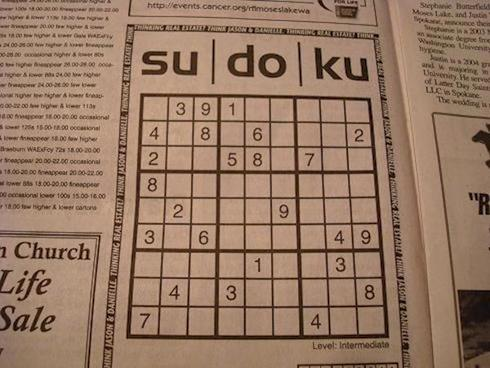
//> input picture puzzle4.jpg, 490 x 368 px
$ ./main   (built with g++ and OpenCV 4)
//> lines starting //> are read from the running program, lines starting //| are printed output that depends on the picture
### Sudoku-Solver/PuzzleCompleter.h
//
//  PuzzleCompleter.h
//  Sudoku-Solver
//
//  Created by Mickey on 12/29/15.
//  Copyright (c) 2015 Mickey. All rights reserved.
//

#ifndef Sudoku_Solver_PuzzleCompleter_h
#define Sudoku_Solver_PuzzleCompleter_h

#include "opencv2/core/core.hpp"

class PuzzleCompleter {

private:


public:

    PuzzleCompleter() {

    }

    // [24 lines left out: function complete, not called in this run]


};

#endif

### Sudoku-Solver/PuzzleReader.h
//
//  PuzzleReader.h
//  Sudoku-Solver
//
//  Created by Mickey on 12/26/15.
//  Copyright (c) 2015 Mickey. All rights reserved.
//

#ifndef Sudoku_Solver_PuzzleReader_h
#define Sudoku_Solver_PuzzleReader_h

#include <vector>
using std::vector;

#include "DigitRecognizer.h"
#include "Utils.h"

#include "opencv2/core/core.hpp"

/**
 * Reads the numbers and blanks from a 9x9 sudoku puzzle that
 * has already been extracted from an image by the PuzzleExtractor
 */
class PuzzleReader {

private:

    Mat _puzzle;
    const DigitRecognizer& _digitRecognizer;
    ImageDisplay _disp;

public:

    PuzzleReader( const Mat& puzzle , const DigitRecognizer& digitRecognizer ) :
        _puzzle( puzzle )
        , _digitRecognizer( digitRecognizer ) {

    }

    // [44 lines left out: function getDigits, not called in this run]

};

#endif

### Sudoku-Solver/DigitRecognizer.h
//
//  DigitRecognizer.h
//  Sudoku-Solver
//
//  Created by Mickey on 12/25/15.
//  Copyright (c) 2015 Mickey. All rights reserved.
//

#ifndef Sudoku_Solver_DigitRecognizer_h
#define Sudoku_Solver_DigitRecognizer_h

#include <iostream>
using std::cout;
using std::endl;

#include <fstream>
using std::ifstream;

#include <vector>
using std::vector;

#include <string>
using std::string;

#include <sstream>
using std::ostringstream;

#include "Utils.h"

#include "opencv2/core/core.hpp"
using cv::Mat;
using cv::Scalar;
using cv::FileStorage;

#include "opencv2/ml/ml.hpp"


/**
 * A neural network trained by the MNIST dataset to
 * recognize digits.
 */
class DigitRecognizer {

friend int main( int argc , const char * argv[] );

private:

    struct TrainingDatum {
        int numRows;
        int numCols;
        unsigned char numericLabel;
        Mat image;
        Mat label;

        // [22 lines left out: functions TrainingDatum, display, not called in this run]
    };

    vector< TrainingDatum > _trainingData;
    vector< TrainingDatum > _testData;

    cv::Ptr<cv::ml::ANN_MLP> _neuralNetwork;

    // [11 lines left out: function readInt, not called in this run]

    void readByte( ifstream& ifs , unsigned char& rtn ) {
        rtn = static_cast<unsigned char>( ifs.get() );
    }

    /**
     * Reads an image with the given dimensions into the
     * given buffer.
     */
    // [15 lines left out: functions readImage, setLabel, not called in this run]

    /**
     * Reads in the training data for the digit classifier
     */
    // [17 lines left out: function readTrainingData, not called in this run]

    /**
     * Reads in the test data for the digit classifier
     */
    // [15 lines left out: function readTestData, not called in this run]

public:

    DigitRecognizer() {
        _neuralNetwork = cv::ml::ANN_MLP::create();
    }

    /**
     * Loads the weights of the digit recognition neural network so that
     * it doesn't have to be trained (a time-consuming effort)
     */
    void load( const string& filename ) {
        FileStorage fs( filename , FileStorage::READ );
        _neuralNetwork->read( fs.root() );
    }

    /**
     * Saves the weights of the neural network so that it doesn't
     * have to be trained again in future iterations.
     */
    // [76 lines left out: functions save, train, test, not called in this run]

    /**
     * Takes an image as a 28x28 grid of pixels and outputs the
     * neural network's prediction as to what number it is (0-9).
     */
    int predict( const Mat& img ) const {
        return static_cast<int>( _neuralNetwork->predict( img ) );
    }


};

#endif

### Sudoku-Solver/Utils.h
//
//  Utils.h
//  Sudoku-Solver
//
//  Created by Mickey on 12/25/15.
//  Copyright (c) 2015 Mickey. All rights reserved.
//

#ifndef Sudoku_Solver_Utils_h
#define Sudoku_Solver_Utils_h

#include "opencv2/core/core.hpp"
using cv::Mat;

#include "opencv2/highgui/highgui.hpp"
using cv::imshow;
using cv::waitKey;
using cv::destroyWindow;

class ImageDisplay {

private:
    bool _on;
    bool _destroyAfterShow;


public:
    ImageDisplay( bool on = true , bool destroyAfterShow = true ) :
          _on( on )
        , _destroyAfterShow( destroyAfterShow ) {
    }

    void enable() {
        _on = true;
    }

    void disable() {
        _on = false;
    }

    void setDestroyAfterShowing( bool value ) {
        _destroyAfterShow = value;
    }

    void showImage( const string& windowName , const Mat& im ) const {
        if ( _on ) {
            imshow( windowName , im );
            waitKey( 0 );
            if ( _destroyAfterShow ) {
                destroyWindow( windowName );
            }
        }
    }
};

#endif

### Sudoku-Solver/PuzzleExtractor.h
//
//  GridExtractor.h
//  Sudoku-Solver
//
//  Created by Mickey on 12/12/15.
//  Copyright (c) 2015 Mickey. All rights reserved.
//

#ifndef Sudoku_Solver_GridExtractor_h
#define Sudoku_Solver_GridExtractor_h

#include <iostream>
using std::cout;
using std::endl;

#include <algorithm>
using std::max;

#include <cmath>
using std::sqrt;

#include "Utils.h"

#include "opencv2/opencv.hpp"
using namespace cv;

/**
 * Extracts the 9x9 grid from a Sudoku puzzle
 */
class PuzzleExtractor {

private:
    const Mat _puzzle;
    ImageDisplay _disp;

    void invertImage( const Mat& image , Mat& destImage ) {

        //blur the image to make it easier to extract gridlines
        Mat blurred = Mat( image.size() , CV_8UC1 );
        GaussianBlur( image , blurred , Size(11,11) , 0 );
        _disp.showImage( "Blurred Puzzle" , blurred );

        //Turn the image into black-and-white by setting a threshold
        //value at which we set a pixel as black or white
        destImage = Mat( _puzzle.size() , CV_8UC1 );
        adaptiveThreshold( blurred , destImage , 255 , ADAPTIVE_THRESH_MEAN_C , THRESH_BINARY , 5 , 2 );
        _disp.showImage( "Outer Box" , destImage );

        //invert the image so that everything that is not whitespace
        //becomes white and all the whitespace becomes black
        bitwise_not( destImage , destImage );
        _disp.showImage( "Inverted Outer Box" , destImage );
    }

    void drawLine( Vec2f& line , Mat& img , Scalar rgb = CV_RGB( 0 , 0 , 255 ) , int thickness = 1 ) {
        Point start;
        Point end;
        if ( line[ 1 ] != 0 ) {
            float slope = -1 / tan( line[ 1 ] );
            float intercept = line[ 0 ]/sin( line[ 1 ] );
            start = Point( 0 , intercept );
            end = Point( img.size().width , slope*img.size().width + intercept );
        }
        else {
            start = Point( line[ 0 ] , 0 );
            end = Point( line[ 0 ] , img.size().height );
        }
        cv::line( img , start , end , rgb , thickness );
    }

    void mergeRelatedLines( vector<Vec2f>* lines , Mat& img ) {

        //check lines pair by pair and merge them together if they are close
        //enough together. We indicate a line has been merged by setting
        //its r value to 0 and theta to -100.
        for ( auto current = lines->begin() ; current != lines->end() ; ++current ) {
            if ( (*current)[ 0 ] == 0 && (*current)[ 1 ] == -100 ) {
                continue;
            }

            float rCurrent = (*current)[ 0 ];
            float thetaCurrent = (*current)[ 1 ];

            //find 2 endpoints of the line.
            //if the line is more vertical than it is horizontal, then
            //we pick the endpoints using x=0 and x=width
            //if the line is more horizontal than vertical, then we pick
            //the endpoints using y=0 and y=height
            //this ensures that both dimensions of the image are completely
            //covered in this range
            Point p1Current;
            Point p2Current;
            if ( thetaCurrent > CV_PI/180*45 && thetaCurrent < CV_PI/180*135 ) {
                p1Current.x = 0;
                p1Current.y = rCurrent/sin(thetaCurrent);
                p2Current.x = img.size().width;
                p2Current.y = -p2Current.x/tan(thetaCurrent) + rCurrent/sin(thetaCurrent);
            }
            else {
                p1Current.y = 0;
                p1Current.x = rCurrent/cos(thetaCurrent);
                p2Current.y = img.size().height;
                p2Current.x = -p2Current.y/tan(thetaCurrent) + rCurrent/cos(thetaCurrent);
            }

            for ( auto next = current+1 ; next <= lines->end() ; ++next ) {

                //check if the two lines are close together - which means
                //their r values are within 20 units of each other and
                //theta values are within 10 degrees of each other.
                if ( fabs((*next)[0] - (*current)[0]) < 20 &&
                    fabs((*next)[1] - (*current)[1]) < CV_PI/180*10 ) {

                    float rNext = (*next)[0];
                    float thetaNext = (*next)[1];

                    //find 2 endpoints of the next line
                    Point p1Next;
                    Point p2Next;
                    if ( thetaNext > CV_PI/180*45 && thetaNext < CV_PI/180*135 ) {
                        p1Next.x = 0;
                        p1Next.y = rNext/sin(thetaNext);
                        p2Next.x = img.size().width;
                        p2Next.y = -p2Next.x/tan(thetaNext) + rNext/sin(thetaNext);
                    }
                    else {
                        p1Next.y = 0;
                        p1Next.x = rNext/cos(thetaNext);
                        p2Next.y = img.size().height;
                        p2Next.x = -p2Next.y/tan(thetaNext) + rNext/cos(thetaNext);
                    }

                    //merge the two lines together only if their endpoints
                    //are close together as well
                    double dx1 = p1Next.x - p1Current.x;
                    double dy1 = p1Next.y - p1Current.y;
                    double dx2 = p2Next.x - p2Current.x;
                    double dy2 = p2Next.y - p2Current.y;
                    if ( dx1*dx1 + dy1*dy1 < 64*64 && dx2*dx2 + dy2*dy2 < 64*64 ) {
                        (*current)[ 0 ] = ((*current)[0] + (*next)[0])/2;
                        (*current)[ 1 ] = ((*current)[1] + (*next)[1])/2;
                        (*next)[0] = 0;
                        (*next)[1] = -100;
                    }
                }
            }
        }
    }

public:

    PuzzleExtractor( const Mat& puzzle ) : _puzzle( puzzle ) {
        _disp.disable();
    }

    Mat extractPuzzle() {
        Mat outerBox = Mat( _puzzle.size() , CV_8UC1 );
        invertImage( _puzzle , outerBox );

        //dilate the image so that cracks between lines get filled in
        Mat kernel = (Mat_<uchar>(3,3) << 0,1,0,1,0,1,1,0,1,0 );
        dilate( outerBox , outerBox , kernel );
        _disp.showImage( "Dilated and inverted outer box" , outerBox );

        //find a point that is part of the largest blob of white. We assume
        //that the Sudoku Puzzle is going to be the largest piece of white
        //in the image and that other stuff is noise.
        int maxArea = -1;
        Point maxPoint;
        for ( int y=0 ; y<outerBox.size().height ; ++y ) {
            uchar* row = outerBox.ptr(y);
            for ( int x=0 ; x<outerBox.size().width ; ++x ) {
                if ( row[ x ] >= 128 ) {
                    int area = floodFill( outerBox , Point(x,y) , CV_RGB( 0 , 0 , 64 ) );
                    if ( area > maxArea ) {
                        maxArea = area;
                        maxPoint = Point(x,y);
                    }
                }
            }
        }

        //turn the biggest blob white
        floodFill( outerBox , maxPoint , CV_RGB( 255 , 255 , 255 ) );

        //turn all other blobs to black
        for ( int y=0 ; y<outerBox.size().height ; ++y ) {
            uchar* row = outerBox.ptr( y );
            for ( int x=0 ; x<outerBox.size().width ; ++x ) {
                if ( row[ x ] == 64 && x != maxPoint.x && y != maxPoint.y ) {
                    floodFill( outerBox , Point(x,y) , CV_RGB( 0 , 0 , 0 ) );
                }
            }
        }
        _disp.showImage( "Thresholded but dilated outer box" , outerBox );

        erode( outerBox , outerBox , kernel );
        _disp.showImage( "Thresholded and restored outer box" , outerBox );

        //find the lines that make the outer (thick) Sudoku grid
        vector< Vec2f > lines;
        HoughLines( outerBox , lines , 1 , CV_PI/180 , 200 );
        mergeRelatedLines( &lines , outerBox );
        for ( Vec2f line : lines ) {
            drawLine( line , outerBox , CV_RGB( 0 , 0 , 128 ) );
        }
        _disp.showImage( "Potential Grid Lines" , outerBox );

        //find the outer boundaries of the sudoku puzzle
        Vec2f topEdge( 1000 , 1000 );

        Vec2f bottomEdge( -1000 , -1000 );

        Vec2f leftEdge( 1000 , 1000 );
        double leftXIntercept = 10000;

        Vec2f rightEdge( -1000 , -1000 );
        double rightXIntercept = 0;

        for ( const Vec2f& line : lines ) {
            float r = line[ 0 ];
            float theta = line[ 1 ];

            //merged lines can be ignored
            if ( r == 0 && theta == -1000 ) {
                continue;
            }

            //look for vertical lines
            if ( theta > CV_PI/180*80 && theta < CV_PI/180*100 ) {
                if ( r < topEdge[ 0 ] ) {
                    topEdge = line;
                }
                if ( r > bottomEdge[ 0 ] ) {
                    bottomEdge = line;
                }

            }

            else if ( theta > CV_PI/180*10/180 || theta > CV_PI/180*170 ) {
                double xIntercept = r/cos( theta );
                if ( xIntercept > rightXIntercept ) {
                    rightEdge = line;
                    rightXIntercept = xIntercept;
                }
                else if ( xIntercept <= leftXIntercept ) {
                    leftEdge = line;
                    leftXIntercept = xIntercept;
                }
            }
        }

        Mat puzzleCopy;
        cvtColor( _puzzle , puzzleCopy , CV_GRAY2RGB );
        drawLine( topEdge , puzzleCopy , CV_RGB( 255 , 0 , 0 ) , 2 );
        drawLine( bottomEdge , puzzleCopy , CV_RGB( 255 , 0 , 0 ) , 2 );
        drawLine( leftEdge , puzzleCopy , CV_RGB( 255 , 0 , 0 ) , 2 );
        drawLine( rightEdge , puzzleCopy , CV_RGB( 255 , 0 , 0 ) , 2 );
        _disp.showImage( "Outer Grid Lines" , puzzleCopy );

        //now we need to undistort the image
        //first find two points on each of the grid lines, so that
        //we can compute the intersections of the grid lines
        Point2f left1 , left2;
        if ( leftEdge[ 1 ] != 0 ) {
            left1.x = 0;
            left1.y = leftEdge[ 0 ]/sin( leftEdge[ 1 ] );
            left2.x = puzzleCopy.size().width;
            left2.y = -left2.x / tan(leftEdge[ 1 ] ) + left1.y;
        }
        else {
            left1.y = 0;
            left1.x = leftEdge[ 0 ]/cos( leftEdge[ 1 ] );
            left2.y = puzzleCopy.size().height;
            left2.x = left1.x - puzzleCopy.size().height*tan(leftEdge[ 1 ] );
        }

        Point2f right1 , right2;
        if ( rightEdge[ 1 ] != 0 ) {
            right1.x = 0;
            right1.y = rightEdge[ 0 ]/sin( rightEdge[ 1 ] );
            right2.x = puzzleCopy.size().width;
            right2.y = -right2.x / tan( rightEdge[ 1 ] ) + right1.y;
        }
        else {
            right1.y = 0;
            right1.x = rightEdge[ 0 ]/cos( rightEdge[ 1 ] );
            right2.y = puzzleCopy.size().height;
            right2.x = right2.x - puzzleCopy.size().height*tan( rightEdge[ 1 ] );
        }

        Point2f top1 , top2;
        top1.x = 0;
        top1.y = topEdge[ 0 ] / sin( topEdge[ 1 ] );
        top2.x = puzzleCopy.size().width;
        top2.y = -top2.x / tan( topEdge[ 1 ] ) + top1.y;


        Point2f bottom1 , bottom2;
        bottom1.x = 0;
        bottom1.y = bottomEdge[ 0 ] / sin( bottomEdge[ 1 ] );
        bottom2.x = puzzleCopy.size().width;
        bottom2.y = -bottom2.x / tan( bottomEdge[ 1 ] ) + bottom1.y;

        //compute the intersections of the grid lines
        //top and left:
        Point2f dTop = top1 - top2;
        Point2f dLeft = left1 - left2;
        float u = (left1 - top1).cross( dTop ) / (dTop.cross(dLeft));
        Point2f topLeftIntersection = left1 + u*dLeft;

        //top and right:
        Point2f dRight = right1 - right2;
        u = (right1 - top1).cross( dTop ) / (dTop.cross(dRight));
        Point2f topRightIntersection = right1 + u*dRight;

        //bottom and left:
        Point2f dBottom = bottom1 - bottom2;
        u = (left1 - bottom1).cross( dBottom ) / (dBottom.cross(dLeft));
        Point2f bottomLeftIntersection = left1 + u*dLeft;

        //bottom and right:
        u = (right1 - bottom1).cross( dBottom ) / (dBottom.cross(dRight));
        Point2f bottomRightIntersection = right1 + u*dRight;

        cv::circle( puzzleCopy , topLeftIntersection , 10 , CV_RGB( 0 , 0 , 250 ) , -1 );
        cv::circle( puzzleCopy , topRightIntersection , 10 , CV_RGB( 0 , 0 , 250 ) , -1 );
        cv::circle( puzzleCopy , bottomLeftIntersection , 10 , CV_RGB( 0 , 0 , 250 ) , -1 );
        cv::circle( puzzleCopy , bottomRightIntersection , 10 , CV_RGB( 0 , 0 , 250 ) , -1 );
        _disp.showImage( "Puzzle Corners" , puzzleCopy );

        //calculate the maximum edge length - we will then try to undistort the
        //original image so that it is a square with that side length
        Point2f topLength = topLeftIntersection - topRightIntersection;
        float maxLength = topLength.dot( topLength );
        Point2f bottomLength = bottomLeftIntersection - bottomRightIntersection;
        maxLength = max( maxLength , bottomLength.dot( bottomLength ) );
        Point2f leftLength = topLeftIntersection - bottomLeftIntersection;
        maxLength = max( maxLength , leftLength.dot( leftLength ) );
        Point2f rightLength = topRightIntersection - bottomRightIntersection;
        maxLength = max( maxLength , rightLength.dot( rightLength ) );
        maxLength = sqrt( maxLength );

        Point2f src[4] , dst[4];
        src[ 0 ] = topLeftIntersection;
        dst[ 0 ] = Point2f( 0 , 0 );
        src[ 1 ] = topRightIntersection;
        dst[ 1 ] = Point2f( maxLength-1 , 0 );
        src[ 2 ] = bottomRightIntersection;
        dst[ 2 ] = Point2f( maxLength-1 , maxLength-1 );
        src[ 3 ] = bottomLeftIntersection;
        dst[ 3 ] = Point2f( 0 , maxLength-1 );
        Mat undistorted = Mat(Size(maxLength , maxLength) , CV_8UC1 );
        cv::warpPerspective(_puzzle, undistorted ,
            cv::getPerspectiveTransform( src , dst ) , Size( maxLength , maxLength ) );

        _disp.showImage( "Undistorted Puzzle" , undistorted );
        return undistorted;
    }
};

#endif

### Sudoku-Solver/main.cpp
//
//  main.cpp
//  Sudoku-Solver
//
//  Created by Mickey on 12/12/15.
//  Copyright (c) 2015 Mickey. All rights reserved.
//

#include <iostream>
using std::cin;
using std::cout;
using std::cerr;
using std::endl;

#include <vector>
using std::vector;

#include <string>
using std::string;

#include "PuzzleExtractor.h"
#include "DigitRecognizer.h"
#include "PuzzleReader.h"
#include "Solver.h"
#include "PuzzleCompleter.h"

#include "opencv2/core/core.hpp"
using cv::Mat;
using cv::imshow;

//REMINDER: Puzzle3 is PNG not JPG
#define SUDOKU_PUZZLE_FILE "/Users/mjchao/Desktop/Sudoku-Solver/puzzle4.jpg"
#define SUDOKU_SOLUTION_FILE "/Users/mjchao/Desktop/Sudoku-Solver/solution4.jpg"

//DIGIT dataset refers to MNIST dataset which seems too clean and doesn't
//generalize well to printed characters
#define DIGIT_TRAIN_DATA_FILE "/Users/mjchao/Desktop/Sudoku-Solver/digits/train-images.idx3-ubyte"
#define DIGIT_TRAIN_LABEL_FILE "/Users/mjchao/Desktop/Sudoku-Solver/digits/train-labels.idx1-ubyte"
#define DIGIT_TEST_DATA_FILE "/Users/mjchao/Desktop/Sudoku-Solver/digits/t10k-images.idx3-ubyte"
#define DIGIT_TEST_LABEL_FILE "/Users/mjchao/Desktop/Sudoku-Solver/digits/t10k-labels.idx1-ubyte"
#define DIGIT_NN_DATA_FILE "/Users/mjchao/Desktop/Sudoku-Solver/digits/nndata.xml"

//DIGIT2 dataset refers to custom generated set that is more dirty and
//of printed characters. Hopefully DIGIT2 will generalize better to printed
//characters
#define DIGIT2_TRAIN_DIRECTORY "/Users/mjchao/Desktop/Sudoku-Solver/PhotoOCRTraining/train"
#define DIGIT2_TEST_DIRECTORY "/Users/mjchao/Desktop/Sudoku-Solver/PhotoOCRTraining/test"
#define DIGIT2_NN_DATA_FILE "/Users/mjchao/Desktop/Sudoku-Solver/PhotoOCRTraining/nndata.xml"

// [6 lines left out: function trainNN, not called in this run]

int main(int argc, const char * argv[]) {


    Mat puzzle;
    puzzle = imread( SUDOKU_PUZZLE_FILE , 0 );
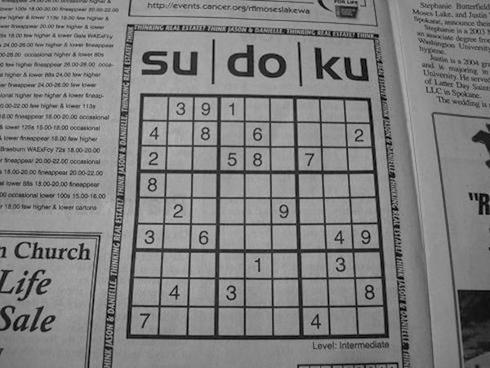
//> puzzle: 368 rows x 490 cols, CV_8UC1; min 0, max 194, mean 128

    if ( !puzzle.data ) {
        cerr << "Invalid puzzle file." << endl;
        exit( 1 );
    }

    imshow( "Original Image" , puzzle );
    waitKey( 0 );


    PuzzleExtractor puzzleExtractor( puzzle );
    Mat isolatedPuzzle = puzzleExtractor.extractPuzzle();
//> after the loop in extractPuzzle, `for ( Vec2f line : lines )`:
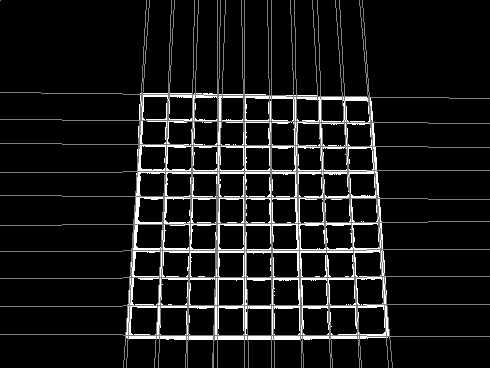
//> outerBox: 368 rows x 490 cols, CV_8UC1; min 0, max 255, mean 23.4
//> in extractPuzzle, `cv::circle( puzzleCopy , bottomRightIntersection , 10 , CV_RGB( 0 , 0 ..`:
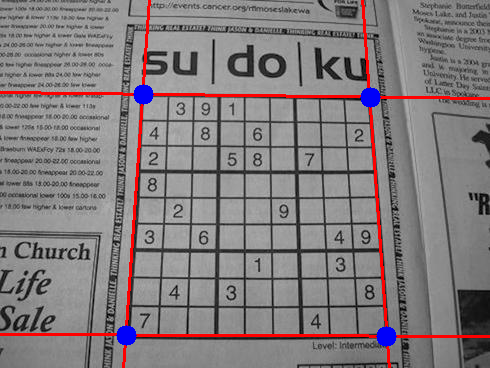
//> puzzleCopy: 368 rows x 490 cols, CV_8UC3; mean B, G, R 126.6, 124.8, 131.5
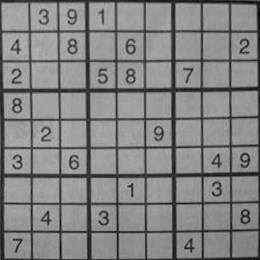
//> isolatedPuzzle: 260 rows x 260 cols, CV_8UC1; min 2, max 188, mean 131.5

    imshow( "Extracted Puzzle" , isolatedPuzzle );
    waitKey( 0 );

    DigitRecognizer digitRecognizer;
    digitRecognizer.load( DIGIT2_NN_DATA_FILE );


    PuzzleReader reader( isolatedPuzzle , digitRecognizer );
    vector<vector<int>> digits;
    reader.getDigits( digits , false );
//> (this line was passed over: getDigits is not available in this run)

    vector<vector<int>> solvedPuzzle = digits;

    cout << "Original puzzle: " << endl;
//> (the run ends here: the program crashes, at `for ( int i=0 ; i<9 ; ++i )`)

$ run again, with puzzle2.jpg copied over puzzle4.jpg
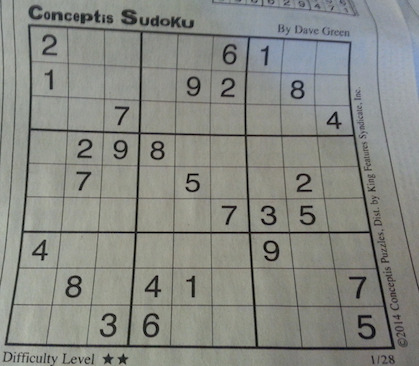
//> input picture puzzle2.jpg, 419 x 366 px
//> after the loop in extractPuzzle, `for ( Vec2f line : lines )`:
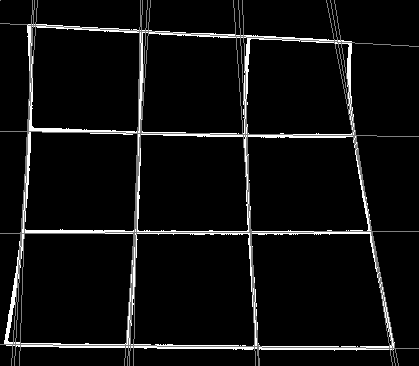
//> outerBox: 366 rows x 419 cols, CV_8UC1; min 0, max 255, mean 15.3
//> `Mat isolatedPuzzle = puzzleExtractor.extractPuzzle();`:
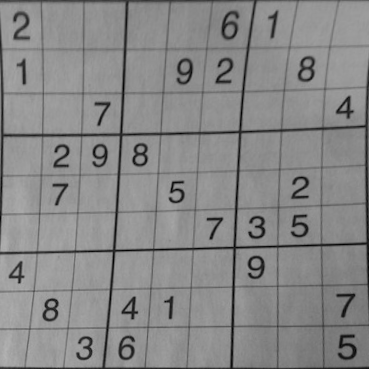
//> isolatedPuzzle: 369 rows x 369 cols, CV_8UC1; min 0, max 179, mean 135.7
